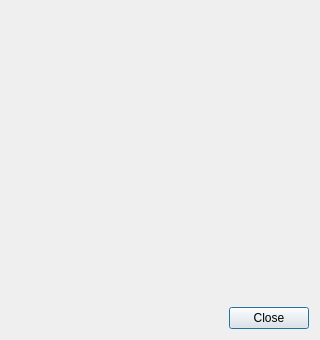
<?xml version="1.0" encoding="UTF-8"?>
<ui version="4.0">
 <class>ImagePreviewDialog</class>
 <widget class="QDialog" name="ImagePreviewDialog">
  <property name="geometry">
   <rect>
    <x>0</x>
    <y>0</y>
    <width>320</width>
    <height>340</height>
   </rect>
  </property>
  <property name="windowTitle">
   <string>Image Preview</string>
  </property>
  <layout class="QVBoxLayout" name="verticalLayout">
   <item>
    <widget class="QLabel" name="labelImage">
     <property name="styleSheet">
      <string notr="true">border-color: rgb(125, 125, 125);</string>
     </property>
     <property name="alignment">
      <set>Qt::AlignmentFlag::AlignCenter</set>
     </property>
    </widget>
   </item>
   <item>
    <widget class="QDialogButtonBox" name="buttonBox">
     <property name="orientation">
      <enum>Qt::Orientation::Horizontal</enum>
     </property>
     <property name="standardButtons">
      <set>QDialogButtonBox::StandardButton::Close</set>
     </property>
    </widget>
   </item>
  </layout>
 </widget>
 <resources/>
 <connections/>
</ui>
